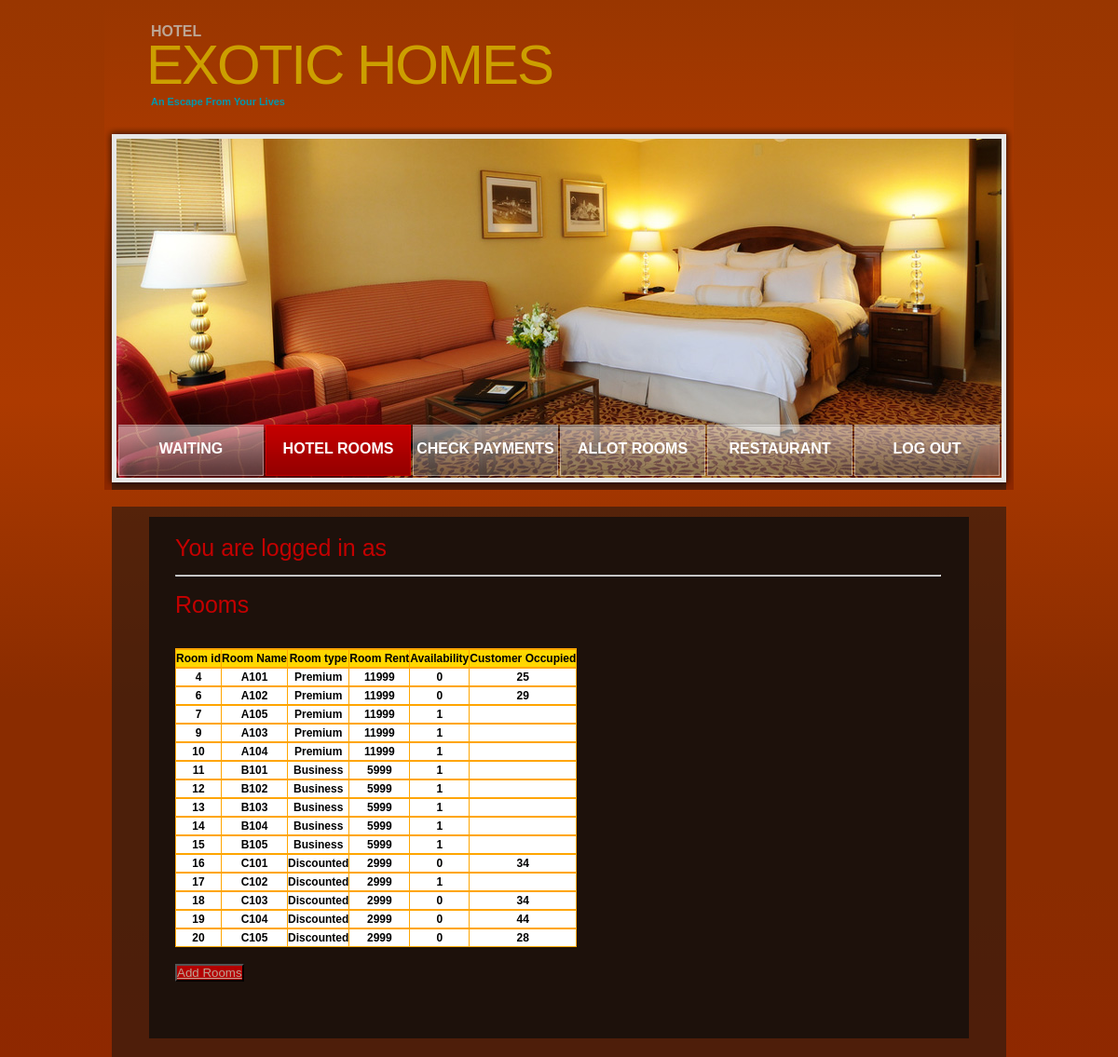
The app's page /project/room.php with its own data.
### tables this page shows
CREATE TABLE `rooms` (
  `room_id` int(10) NOT NULL,
  `roomname` varchar(30) NOT NULL,
  `roomtypeid` varchar(30) NOT NULL,
  `roomrent` int(10) NOT NULL,
  `availstatus` tinyint(1) NOT NULL DEFAULT '1',
  `occcustid` int(10) DEFAULT NULL
);

### project/room.php (the view, shortened to what this page needs)
<!DOCTYPE html PUBLIC "-//W3C//DTD XHTML 1.0 Strict//EN" "http://www.w3.org/TR/xhtml1/DTD/xhtml1-strict.dtd">
<html xmlns="http://www.w3.org/1999/xhtml" xml:lang="en" lang="en">
<head>
<link href="style.css" rel="stylesheet" type="text/css" />
<link href="layout.css" rel="stylesheet" type="text/css" />
</head>
<body id="page1" onload="new ElementMaxHeight();">
<div id="main">
  <div id="header">
    <div class="row-1">
      <div class="wrapper">
        <div class="logo">
          <h1><a href="#">Exotic Homes</a></h1>
          <em>Hotel</em> <strong>An Escape From Your Lives</strong> </div>
      </div>
    </div>
    <div class="row-2">
      <div class="indent">
        <div class="header-box">
          <div class="inner">
            <ul class="nav">
              <li><a href="admin.php">Waiting Requests</a></li>
              <li><a href="#" class="current">Hotel Rooms</a></li>
              <li><a href="payments.php">Check Payments</a></li>
			   <li><a href="Allot.php">Allot Rooms</a></li>
			   <li><a href="restadmin.php">Restaurant</a></li>
			   <li><a href="logout.php">Log Out</a></li>
            </ul>
          </div>
        </div>
      </div>
    </div>
  </div>
<br/>
 <div id="content">
        <div class="box maxheight">
          <div class="inner">
		  <div>
		<?php
				echo "<h3>You are logged in as ";
				$ent=$_SESSION['usrname'];
				echo "$ent</h3>";
		?>
		</div>
			<hr/>
			<br/>
         <?php
				$link = mysqli_connect("localhost","root","","hotel_management");
				$sql = "Select * from rooms";
				if(mysqli_query($link,$sql)){
				$result=mysqli_query($link,$sql);
				echo "<style>
					table,th,td{
						font-color:#ffffff;
						 border:1px solid orange;
						 border-collapse:collapse;
					}
				</style>
				<h3>Rooms</h3>
				<br/>
				<table style='width=100%;background-color:white;color:black;'>
				<th style='width=20px;'>
				<tr style='background-color:gold;'>
					<th>Room id</th>
					<th>Room Name</th>
					<th>Room type</th>
					<th>Room Rent</th>
					<th>Availability</th>
					<th>Customer Occupied</th>
				</tr>";
				while($row=mysqli_fetch_assoc($result))
				{
				echo "
				<th style='width=20px;'>
				<tr>
					<th>$row[room_id]</th>
					<th>$row[roomname]</th>
					<th>$row[roomtypeid]</th>
					<th>$row[roomrent]</th>
					<th>$row[availstatus]</th>
					<th>$row[occcustid]</th>
				</tr>";
				}
				echo"</table>";
				}
				else{
					echo "ERROR: could not able to execute $sql.".mysqli_error($link);
				}
				?>
				<br/>
				 <button style="background: rgba(180,0,0,1)"><a href="roomadd.php"><span><span>Add Rooms</span></span></a></button>
          </div>
      </div>
    </div>
  </div>
</body>
</html>

### project/style.css (style rules this page uses)
* { margin:0; padding:0; }
html, body { height:100%; }
body { background: rgba(153,54,0,1); background: -moz-linear-gradient(top, rgba(153,54,0,1) 0%, rgba(173,58,0,1) 38%, rgba(138,44,0,1) 66%, rgba(138,44,0,1) 83%, rgba(143,40,0,1) 100%); background: -webkit-gradient(left top, left bottom, color-stop(0%, rgba(153,54,0,1)), color-stop(38%, rgba(173,58,0,1)), color-stop(66%, rgba(138,44,0,1)), color-stop(83%, rgba(138,44,0,1)), color-stop(100%, rgba(143,40,0,1))); background: -webkit-linear-gradient(top, rgba(153,54,0,1) 0%, rgba(173,58,0,1) 38%, rgba(138,44,0,1) 66%, rgba(138,44,0,1) 83%, rgba(143,40,0,1) 100%); background: -o-linear-gradient(top, rgba(153,54,0,1) 0%, rgba(173,58,0,1) 38%, rgba(138,44,0,1) 66%, rgba(138,44,0,1) 83%, rgba(143,40,0,1) 100%); background: -ms-linear-gradient(top, rgba(153,54,0,1) 0%, rgba(173,58,0,1) 38%, rgba(138,44,0,1) 66%, rgba(138,44,0,1) 83%, rgba(143,40,0,1) 100%); background: linear-gradient(to bottom, rgba(153,54,0,1) 0%, rgba(173,58,0,1) 38%, rgba(138,44,0,1) 66%, rgba(138,44,0,1) 83%, rgba(143,40,0,1) 100%); filter: progid:DXImageTransform.Microsoft.gradient( startColorstr='#993600', endColorstr='#8f2800', GradientType=0 ); center top #37271c; font-family:Tahoma, Geneva, sans-serif; font-size:100%; line-height:1.125em; color:#bca695; }
.wrapper { width:100%; overflow:hidden; }
ul { list-style:none; }
a { color:#bca695; outline:none; }
h1 { font-family:"Trebuchet MS", Arial, Helvetica, sans-serif; font-size:60px; line-height:1em; color:##cc9f00; text-transform:uppercase; font-weight:normal; letter-spacing:-2px; }
h1 a { color:#cc9f00; text-decoration:none; }
h3 { font-family:"Trebuchet MS", Arial, Helvetica, sans-serif; color:#c30000; font-size:25px; line-height:1em; font-weight:normal; margin-bottom:16px; }
.box { background:#1d110b; width:100%; }
.box .inner { padding:21px 30px 30px 28px; }
#header .row-1 { height:136px; }
#header .row-2 { height:390px; background:url(images/header-bg.png) no-repeat left bottom; }
#header .row-2 .indent { padding:13px 0 0 13px; }
#header .logo { float:left; padding:40px 0 0 45px; }
#header .logo em { position:absolute; top:25px; text-transform:uppercase; font-style:normal; font-size:16px; font-family:"Trebuchet MS", Arial, Helvetica, sans-serif; font-weight:bold; padding-left:5px; }
#header .logo strong { color:#0098ad; font-size:.91em; padding-left:5px; }
.header-box { background:url(images/header-bg1.jpg) no-repeat left top; width:950px; height:364px; }
.header-box .inner { padding:307px 0 0 2px; }
#header .nav { overflow:hidden; }
#header .nav li { display:inline; }
#header .nav li a { display:block; float:left; width:156px; height:55px; line-height:52px; font-size:16px; text-transform:uppercase; font-weight:bold; color:#fff; text-decoration:none; font-family:"Trebuchet MS", Arial, Helvetica, sans-serif; text-align:center; margin-right:2px; background:url(images/nav-bg1.png) no-repeat left top; }
#header .nav li a.current { background:url(images/nav-bg2.png) no-repeat left top; }
#content { background:url(images/content-bg.png) left top; margin:0 8px; padding:11px 40px 20px 40px; }

### project/layout.css (style rules this page uses)
#main { width:976px; margin:0 auto; position:relative; }
#header { height:526px;background: rgba(153,54,0,1); background: -moz-linear-gradient(top, rgba(153,54,0,1) 0%, rgba(173,58,0,1) 38%, rgba(138,44,0,1) 66%, rgba(138,44,0,1) 83%, rgba(143,40,0,1) 100%); background: -webkit-gradient(left top, left bottom, color-stop(0%, rgba(153,54,0,1)), color-stop(38%, rgba(173,58,0,1)), color-stop(66%, rgba(138,44,0,1)), color-stop(83%, rgba(138,44,0,1)), color-stop(100%, rgba(143,40,0,1))); background: -webkit-linear-gradient(top, rgba(153,54,0,1) 0%, rgba(173,58,0,1) 38%, rgba(138,44,0,1) 66%, rgba(138,44,0,1) 83%, rgba(143,40,0,1) 100%); background: -o-linear-gradient(top, rgba(153,54,0,1) 0%, rgba(173,58,0,1) 38%, rgba(138,44,0,1) 66%, rgba(138,44,0,1) 83%, rgba(143,40,0,1) 100%); background: -ms-linear-gradient(top, rgba(153,54,0,1) 0%, rgba(173,58,0,1) 38%, rgba(138,44,0,1) 66%, rgba(138,44,0,1) 83%, rgba(143,40,0,1) 100%); background: linear-gradient(to bottom, rgba(153,54,0,1) 0%, rgba(173,58,0,1) 38%, rgba(138,44,0,1) 66%, rgba(138,44,0,1) 83%, rgba(143,40,0,1) 100%); filter: progid:DXImageTransform.Microsoft.gradient( startColorstr='#993600', endColorstr='#8f2800', GradientType=0 ); }
#header, #content, #footer { font-size:0.75em; }

### project/room.php (style rules this page uses)
table,th,td { font-color:#ffffff; border:1px solid orange; border-collapse:collapse; }

### records on screen
rooms: room_id "4", roomname "A101", roomtypeid "Premium", roomrent "11999", availstatus "0", occcustid "25"
rooms: room_id "6", roomname "A102", roomtypeid "Premium", roomrent "11999", availstatus "0", occcustid "29"
rooms: room_id "7", roomname "A105", roomtypeid "Premium", roomrent "11999", availstatus "1"
rooms: room_id "9", roomname "A103", roomtypeid "Premium", roomrent "11999", availstatus "1"
rooms: room_id "10", roomname "A104", roomtypeid "Premium", roomrent "11999", availstatus "1"
rooms: room_id "11", roomname "B101", roomtypeid "Business", roomrent "5999", availstatus "1"
rooms: room_id "12", roomname "B102", roomtypeid "Business", roomrent "5999", availstatus "1"
rooms: room_id "13", roomname "B103", roomtypeid "Business", roomrent "5999", availstatus "1"
rooms: room_id "14", roomname "B104", roomtypeid "Business", roomrent "5999", availstatus "1"
rooms: room_id "15", roomname "B105", roomtypeid "Business", roomrent "5999", availstatus "1"
rooms: room_id "16", roomname "C101", roomtypeid "Discounted", roomrent "2999", availstatus "0", occcustid "34"
rooms: room_id "17", roomname "C102", roomtypeid "Discounted", roomrent "2999", availstatus "1"
rooms: room_id "18", roomname "C103", roomtypeid "Discounted", roomrent "2999", availstatus "0", occcustid "34"
rooms: room_id "19", roomname "C104", roomtypeid "Discounted", roomrent "2999", availstatus "0", occcustid "44"
rooms: room_id "20", roomname "C105", roomtypeid "Discounted", roomrent "2999", availstatus "0", occcustid "28"
